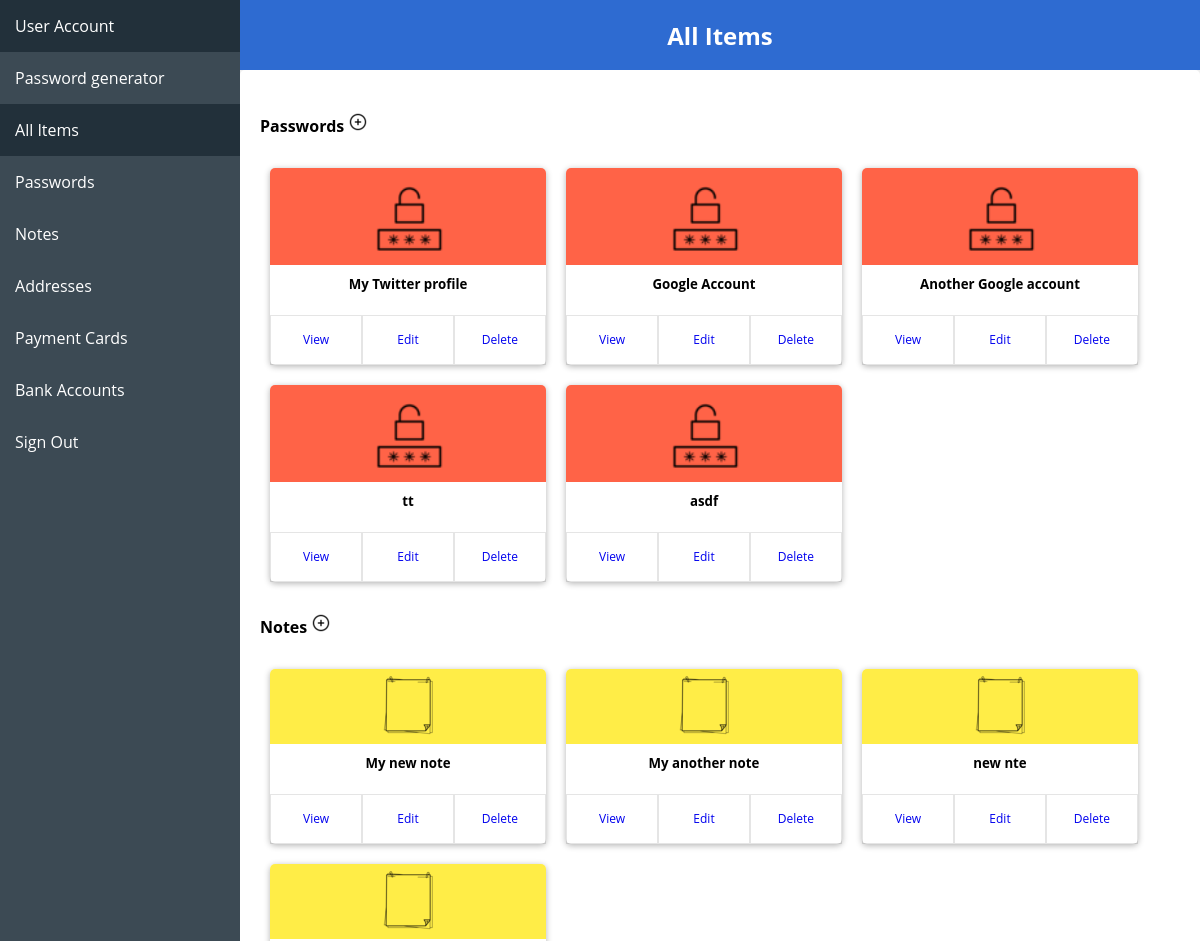
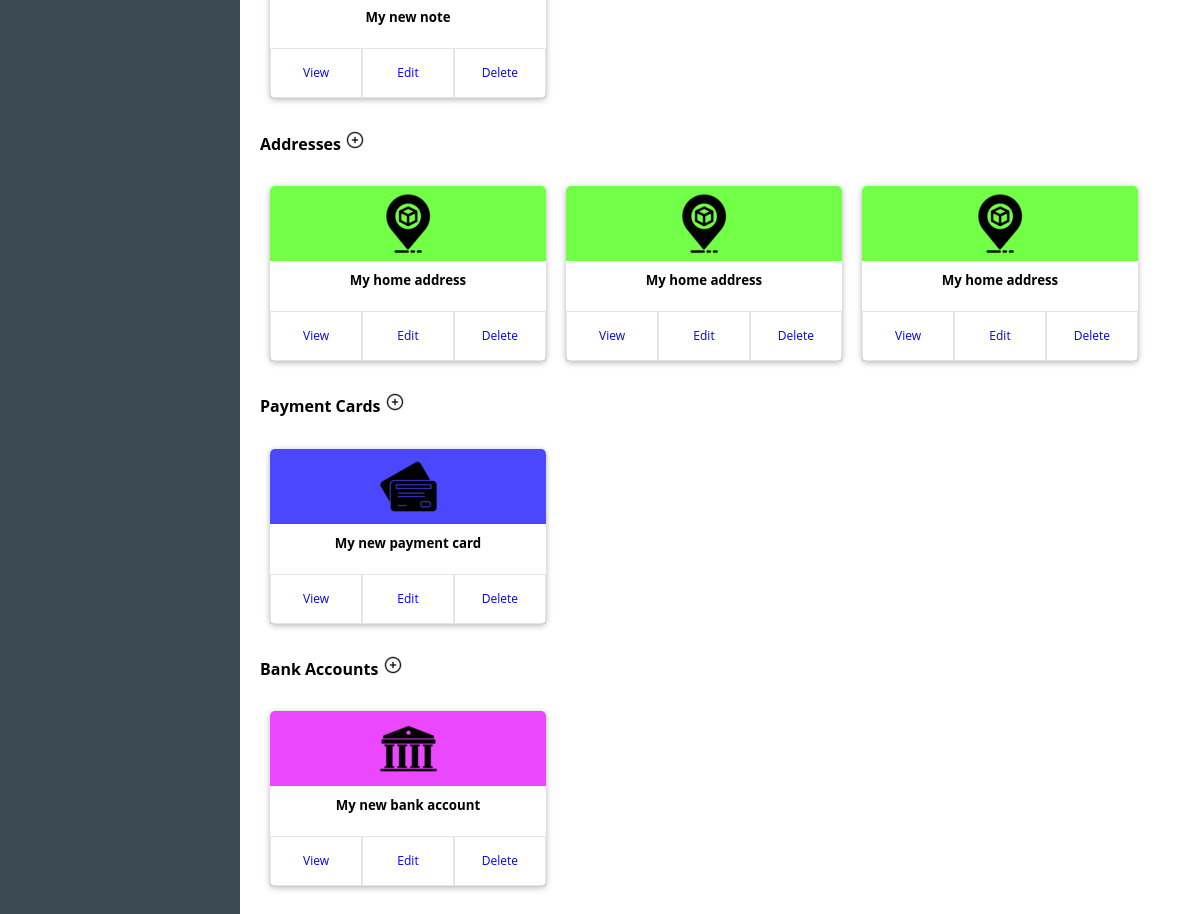
The page /vault/ (signed in) on the database its author committed (2 pictures, top to bottom).
### vault/models.py (models this page shows, shortened)
class Password(models.Model):
    timestamp = models.DateTimeField(auto_now_add=True)
    updated = models.DateTimeField(auto_now=True)
    user = models.ForeignKey(User, on_delete=models.CASCADE, blank=True, null=True, related_name="passwords")
    url = models.URLField(verbose_name="URL", blank=True, null=True)
    name = models.CharField(verbose_name="Site name", max_length=25, blank=True, null=True)
    email = models.EmailField(verbose_name="Email", max_length=100, blank=True, null=True)
    password = models.CharField(verbose_name="Password", max_length=25, blank=True, null=True)

class Note(models.Model):
    timestamp = models.DateTimeField(auto_now_add=True)
    updated = models.DateTimeField(auto_now=True)
    user = models.ForeignKey(User, on_delete=models.CASCADE, blank=True, null=True, related_name="notes")
    name = models.CharField(verbose_name="Note name", max_length=25, blank=True, null=True)
    body = models.TextField(verbose_name="Note", max_length=500, blank=True, null=True)

class Address(models.Model):
    TITLE_CHOICES = [
        ('Sir', 'Sir'),
        ('Madam', 'Madam'),
        ('Mr', 'Mr'),
        ('Mrs', 'Mrs'),
        ('Ms', 'Ms'),
        ('Miss', 'Miss'),
        ('Dr', 'Dr'),
    ]
    GENDER_CHOICES = [
        ('M', 'Male'),
        ('F', 'Female'),
        ('O', 'Other'),
    ]
    timestamp = models.DateTimeField(auto_now_add=True)
    updated = models.DateTimeField(auto_now=True)
    user = models.ForeignKey(User, on_delete=models.CASCADE, blank=True, null=True, related_name="addresses")
    name = models.CharField(verbose_name="Address name", max_length=25, blank=True, null=True)
    title = models.CharField(verbose_name="Formal title", max_length=25, blank=True, null=True, choices=TITLE_CHOICES, default="Sir")
    first_name = models.CharField(verbose_name="First name", max_length=25, blank=True, null=True)
    middle_name = models.CharField(verbose_name="Middle name", max_length=25, blank=True, null=True)
    last_name = models.CharField(verbose_name="Last name", max_length=25, blank=True, null=True)
    gender = models.CharField(verbose_name="Gender", max_length=25, blank=True, null=True, choices=GENDER_CHOICES, default='Mr')
    birthday = models.DateField(verbose_name="Birthday", blank=True, null=True)
    address1 = models.CharField(verbose_name="Address 1", max_length=50, blank=True, null=True)
    address2 = models.CharField(verbose_name="Address 2", max_length=50, blank=True, null=True)
    address3 = models.CharField(verbose_name="Address 3", max_length=50, blank=True, null=True)
    city = models.CharField(verbose_name="City/Town", max_length=50, blank=True, null=True)
    county = models.CharField(verbose_name="County", max_length=50, blank=True, null=True)
    state = models.CharField(verbose_name="State", max_length=50, blank=True, null=True)
    zip = models.CharField(verbose_name="ZIP/Postal Code", max_length=5, blank=True, null=True)
    country = CountryField(verbose_name="Country", blank=True, null=True)
    email = models.EmailField(verbose_name="Email", blank=True, null=True)
    phone = models.CharField(verbose_name="Phone", max_length=10, blank=True, null=True)

class PaymentCard(models.Model):
    TYPE_CHOICES = [
        ('Credit card', 'Credit card'),
        ('Debit card', 'Debit card'),
        ('Charge card', 'Charge card'),
        ('Pre-paid card', 'Pre-paid card'),
        ('Business travel card', 'Business travel card'),
        ('Purchasing card', 'Purchasing card'),
    ]
    timestamp = models.DateTimeField(auto_now_add=True)
    updated = models.DateTimeField(auto_now=True)
    user = models.ForeignKey(User, on_delete=models.CASCADE, blank=True, null=True, related_name="payment_cards")
    name = models.CharField(verbose_name="Payment Card Name", max_length=25, blank=True, null=True)
    name_on_card = models.CharField(verbose_name="Name on Card", max_length=50, blank=True, null=True)
    type = models.CharField(verbose_name="Type", max_length=30, blank=True, null=True, choices=TYPE_CHOICES, default='Credit card')
    number = models.CharField(verbose_name="Number", max_length=19, blank=True, null=True)
    security_code = models.CharField(verbose_name="Security Code", max_length=3, blank=True, null=True)
    start_date = models.DateField(verbose_name="Start Date", blank=True, null=True)
    expiration_date = models.DateField(verbose_name="Expiration Date", blank=True, null=True)

class BankAccount(models.Model):
    TYPE_CHOICES = [
        ('Checking account', 'Checking account'),
        ('Saving account', 'Saving account'),
        ('Money market account', 'Money market account'),
        ('Certificate of deposite (CD) account', 'Certificate of deposite (CD) account'),
    ]
    timestamp = models.DateTimeField(auto_now_add=True)
    updated = models.DateTimeField(auto_now=True)
    user = models.ForeignKey(User, on_delete=models.CASCADE, blank=True, null=True, related_name="bank_accounts")
    name = models.CharField(verbose_name="Bank Account Name", max_length=25, blank=True, null=True)
    bank_name = models.CharField(verbose_name="Bank Name", max_length=25, blank=True, null=True)
    account_type = models.CharField(verbose_name="Account Type", max_length=50, blank=True, null=True, choices=TYPE_CHOICES, default="Checking account")
    routing_name = models.CharField(verbose_name="Routing Name", max_length=25, blank=True, null=True)
    account_number = models.CharField(verbose_name="Account Number", max_length=25, blank=True, null=True)
    swift_code = models.CharField(verbose_name="Swift Code", max_length=25, blank=True, null=True)
    iban_number = models.CharField(verbose_name="Iban Number", max_length=25, blank=True, null=True)
    pin = models.CharField(verbose_name="Pin", max_length=25, blank=True, null=True)
    branch_address = models.CharField(verbose_name="Branch Address", max_length=25, blank=True, null=True)
    branch_phone = models.CharField(verbose_name="Branch Phone", max_length=25, blank=True, null=True)

### vault/views.py (the view)
# urls.py: path('', views.AllItemsView.as_view(), name="all-items"),
class AllItemsView(TemplateView):
	template_name = "vault/all-items.html"
	@method_decorator(login_required)
	def dispatch(self, *args, **kwargs):
		return super().dispatch(*args, **kwargs)
	def get_context_data(self, **kwargs):
		context = super().get_context_data(**kwargs)
		context["passwords"] = Password.objects.filter(user=self.request.user)
		context["notes"] = Note.objects.filter(user=self.request.user)
		context["addresses"] = Address.objects.filter(user=self.request.user)
		context["payment_cards"] = PaymentCard.objects.filter(user=self.request.user)
		context["bank_accounts"] = BankAccount.objects.filter(user=self.request.user)
		return context

### templates/vault/all-items.html (shortened to what this page needs)
{% extends 'base.html' %}
{% load static %}
{% block content %}
  <h2 class="header">All Items</h3>
  <div class="container">
    <h4>Passwords <a href="{% url 'vault:create_password' %}"><img class="add-icon" src="{% static 'img/add-icon.png' %}" alt="Plus icon"></a></h4>
    {% if passwords %}
        <div class="cards-container">
            {% for password in passwords %}
                <div class="card" id="password-card" style="width: 18rem; margin: 10px;">
                    <div class="card-img-container" id="password-cap">
                        <img class="card-img-top" src="{% static 'img/password.png' %}" alt="Card image cap">
                    </div>
                    <div class="card-body">
                        <h5 class="card-title">{{  password.name }}</h5>
                    </div>
                    <div class="card-body">
                        <div class="card-link-container">
                            <a href="{% url 'vault:detail_password' password.id %}" class="link-container card-view-btn card-link">View</a>
                            <a href="{% url 'vault:update_password' password.id %}" class="link-container card-edit-btn card-link">Edit</a>
                            <a href="{% url 'vault:delete_password' password.id %}" class="link-container card-delete-btn card-link">Delete</a>
                        </div>
                    </div>
                </div>
            {% endfor %}
        </div>
    {% else %}
        <p>You have not registered passwords</p>
    {% endif %}
    <h4>Notes <a href="{% url 'vault:create_note' %}"><img class="add-icon" src="{% static 'img/add-icon.png' %}" alt=""></a></h4>
    {% if notes %}
        <div class="cards-container">
            {% for note in notes %}
                <div class="card" id="note-card" style="width: 18rem; margin: 10px;">
                    <div class="card-img-container" id="note-cap">
                        <img class="card-img-top" src="{% static 'img/note.png' %}" alt="Card image cap">
                    </div>
                    <div class="card-body">
                        <h5 class="card-title">{{  note.name }}</h5>
                    </div>
                    <div class="card-body">
                        <div class="card-link-container">
                            <a href="{% url 'vault:detail_note' note.id %}" class="link-container card-view-btn card-link">View</a>
                            <a href="{% url 'vault:update_note' note.id %}" class="link-container card-edit-btn card-link">Edit</a>
                            <a href="{% url 'vault:delete_note' note.id %}" class="link-container card-delete-btn card-link">Delete</a>
                        </div>
                    </div>
                </div>
            {% endfor %}
        </div>
    {% else %}
        <p>You have not registered notes</p>
    {% endif %}
    <h4>Addresses <a href="{% url 'vault:create_address' %}"><img class="add-icon" src="{% static 'img/add-icon.png' %}" alt=""></a></h4>
    {% if addresses %}
        <div class="cards-container">
            {% for address in addresses %}
                <div class="card" id="address-card" style="width: 18rem; margin: 10px;">
                    <div class="card-img-container" id="address-cap">
                        <img class="card-img-top" src="{% static 'img/address.png' %}" alt="Card image cap">
                    </div>
                    <div class="card-body">
                        <h5 class="card-title">{{  address.name }}</h5>
                    </div>
                    <div class="card-body">
                        <div class="card-link-container">
                            <a href="{% url 'vault:detail_address' address.id %}" class="link-container card-view-btn card-link">View</a>
                            <a href="{% url 'vault:update_address' address.id %}" class="link-container card-edit-btn card-link">Edit</a>
                            <a href="{% url 'vault:delete_address' address.id %}" class="link-container card-delete-btn card-link">Delete</a>
                        </div>
                    </div>
                </div>
            {% endfor %}
        </div>
    {% else %}
        <p>You have not registered addresses</p>
    {% endif %}
    <h4>Payment Cards <a href="{% url 'vault:create_payment_card' %}"><img class="add-icon" src="{% static 'img/add-icon.png' %}" alt=""></a></h4>
    {% if payment_cards %}
        <div class="cards-container">
            {% for payment_card in payment_cards %}
                <div class="card" id="payment-card-card" style="width: 18rem; margin: 10px;">
                    <div class="card-img-container" id="payment-card-cap">
                        <img class="card-img-top" src="{% static 'img/payment_card.png' %}" alt="Card image cap">
                    </div>
                    <div class="card-body">
                        <h5 class="card-title">{{  payment_card.name }}</h5>
                    </div>
                    <div class="card-body">
                        <div class="card-link-container">
                            <a href="{% url 'vault:detail_payment_card' payment_card.id %}" class="link-container card-view-btn card-link">View</a>
                            <a href="{% url 'vault:update_payment_card' payment_card.id %}" class="link-container card-edit-btn card-link">Edit</a>
                            <a href="{% url 'vault:delete_payment_card' payment_card.id %}" class="link-container card-delete-btn card-link">Delete</a>
                        </div>
                    </div>
                </div>
            {% endfor %}
        </div>
    {% else %}
        <p>You have not registered payment cards</p>
    {% endif %}
    <h4>Bank Accounts <a href="{% url 'vault:create_bank_account' %}"><img class="add-icon" src="{% static 'img/add-icon.png' %}" alt=""></a></h4>
    {% if bank_accounts %}
        <div class="cards-container">
            {% for bank_account in bank_accounts %}
                <div class="card" id="bank-account-card" style="width: 18rem; margin: 10px;">
                    <div class="card-img-container" id="bank-account-cap">
                        <img class="card-img-top" src="{% static 'img/bank-account.png' %}" alt="Card image cap">
                    </div>
                    <div class="card-body">
                        <h5 class="card-title">{{  bank_account.name }}</h5>
                    </div>
                    <div class="card-body">
                        <div class="card-link-container">
                            <a href="{% url 'vault:detail_bank_account' bank_account.id %}" class="link-container card-view-btn card-link">View</a>
                            <a href="{% url 'vault:update_bank_account' bank_account.id %}" class="link-container card-edit-btn card-link">Edit</a>
                            <a href="{% url 'vault:delete_bank_account' bank_account.id %}" class="link-container card-delete-btn card-link">Delete</a>
                        </div>
                    </div>
                </div>
            {% endfor %}
        </div>
    {% else %}
        <p>You have not registered bank accounts</p>
    {% endif %}
  </div>
{% endblock %}

### templates/base.html (shortened to what this page needs)
{% load static %}
<!DOCTYPE html>
<html>
  <head>
    <link rel="stylesheet" href="{% static 'capstone.css' %}"></link>
    <link rel="stylesheet" href="https://cdnjs.cloudflare.com/ajax/libs/toastr.js/latest/toastr.css" />
  </head>
  <body>
    {% include 'partials/nav.html' %}
    <div class="div-container">
      {% block content %}
      {% endblock %}
    </div>
  </body>
</html>

### templates/partials/nav.html (shortened to what this page needs)
{% if request.user.is_authenticated %}
<ul class="sidenav">
  {% if request.path == "/" %}
  <li><a class="active" href="{% url 'users:account' %}">User Account</a></li>
  {% else %}
  <li><a href="{% url 'users:account' %}">User Account</a></li>
  {% endif %}
  {% if request.path == "/password/" %}
  <li><a class="active" href="{% url 'password:password_generator' %}">Password generator</a></li>
  {% else %}
  <li><a href="{% url 'password:password_generator' %}">Password generator</a></li>
  {% endif %}
  {% if request.path == "/vault/" %}
  <li><a class="active" href="{% url 'vault:all-items' %}">All Items</a></li>
  {% else %}
  <li><a href="{% url 'vault:all-items' %}">All Items</a></li>
  {% endif %}
  {% if request.path == "/vault/passwords" %}
  <li><a class="active" href="{% url 'vault:passwords' %}">Passwords</a></li>
  {% else %}
  <li><a href="{% url 'vault:passwords' %}">Passwords</a></li>
  {% endif %}
  {% if request.path == "/vault/notes" %}
  <li><a class="active" href="{% url 'vault:notes' %}">Notes</a></li>
  {% else %}
  <li><a href="{% url 'vault:notes' %}">Notes</a></li>
  {% endif %}
  {% if request.path == "/vault/addresses" %}
  <li><a class="active" href="{% url 'vault:addresses' %}">Addresses</a></li>
  {% else %}
  <li><a href="{% url 'vault:addresses' %}">Addresses</a></li>
  {% endif %}
  {% if request.path == "/vault/payment-cards" %}
  <li><a class="active" href="{% url 'vault:payment-cards' %}">Payment Cards</a></li>
  {% else %}
  <li><a href="{% url 'vault:payment-cards' %}">Payment Cards</a></li>
  {% endif %}
  {% if request.path == "/vault/bank-accounts" %}
  <li><a class="active" href="{% url 'vault:bank-accounts' %}">Bank Accounts</a></li>
  {% else %}
  <li><a href="{% url 'vault:bank-accounts' %}">Bank Accounts</a></li>
  {% endif %}
  {% if "sign-out" in request.path %}
  <li><a class="active" href="{% url 'users:sign-out' %}">Sign Out</a></li>
  {% else %}
  <li><a href="{% url 'users:sign-out' %}">Sign Out</a></li>
  {% endif %}
</ul>
{% endif %}

### rows shown on the page
Password: name "My Twitter profile"
Password: name "Google Account"
Password: name "Another Google account"
Password: name "tt"
Password: name "asdf"
Note: name "My new note"
Note: name "My another note"
Note: name "new nte"
Note: name "My new note"
Address: name "My home address"
Address: name "My home address"
Address: name "My home address"
PaymentCard: name "My new payment card"
BankAccount: name "My new bank account"
